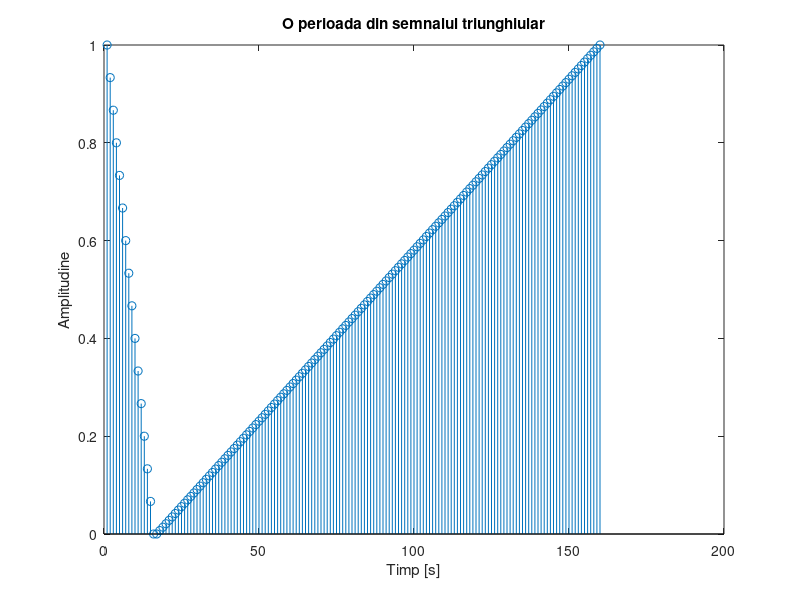
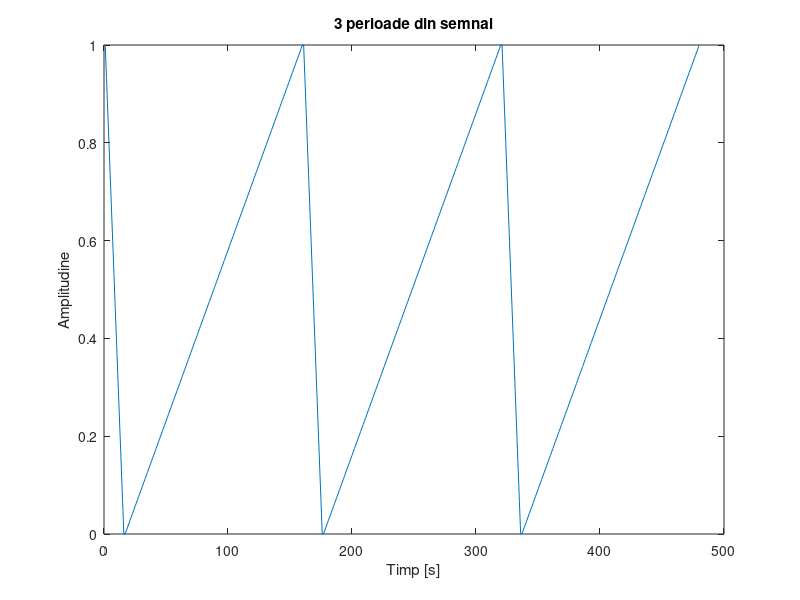
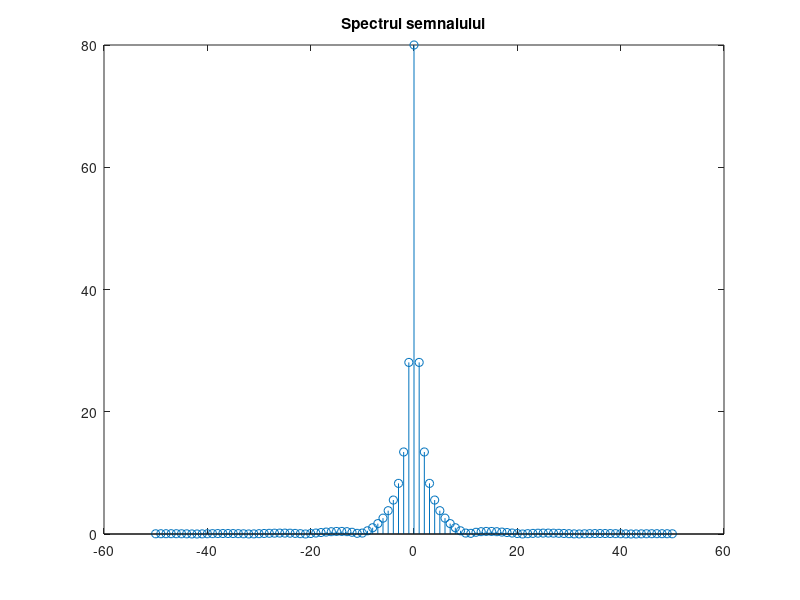
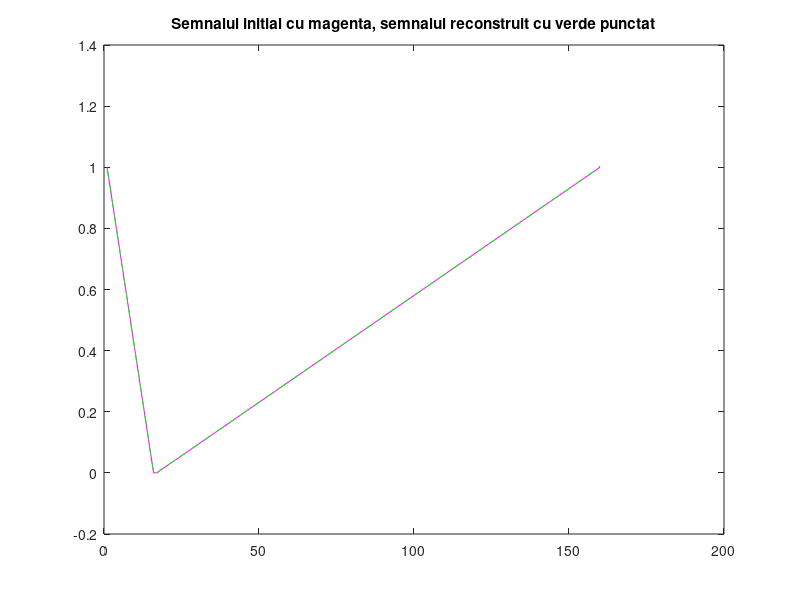

Recreate these plots in MATLAB, in order.
%Semnale si Programare
%Tema2
%Budileanu Sandra-Andreea 422D

P=40; %perioada
D=4; %numarul din lista cu studnenti ;
N=50; %numarul de coeficienti Fourier
f=1/P; %frecventa semnalului
w0=2*pi*f; %frecventa normata
rez=10*f; %rezolutia semnalului - trebuie sa fie minim 2*f pentru a respecta conditia Nyquist
inter1=D/rez;%cate esantioane sunt pe frontul descrescator/crescator al semnalului
s1=[linspace(1,0,inter1),linspace(0,1,P/rez-inter1)]; %o perioada din semnalul triunghiular
%linspace genereaza un vector de esantioane egal departate, intre un anumit
%interval
t=0:rez:P; %timpul echivalent petru o perioada
perioada=P/rez;%cate esantioane avem intr-o perioada
stem(s1)
title('O perioada din semnalul triunghiular')
xlabel('Timp [s]')
ylabel('Amplitudine')

semnal=repmat(s1,1,3);%repetam semnalul initial de 3 ori
figure
plot(semnal)
title('3 perioade din semnal')
xlabel('Timp [s]')
ylabel('Amplitudine')

%calculam coeficientii Xk corespunzatori seriei Fourier Complexa
xk=zeros(1,2*N+1);
for m=-N:1:N
    for l=1:1:perioada
    xk(m+N+1)= xk(m+N+1)+semnal(l)*exp(-1i*m*w0*t(l));
    end
end
figure
stem((-N:N),abs(xk))
title('Spectrul semnalului') % 
s_reconstruit=zeros(1,perioada); %initializam semnalul ce va fi reconstruit
for l=1:1:perioada
    for m=-N:1:N
        s_reconstruit(l)= s_reconstruit(l)+xk(m+N+1)*exp(1i*m*w0*t(l)); %1i= sqrt(-1)
    end
end
s_reconstruit=s_reconstruit/perioada;% normam semnalul reconstruit pentru a avea o amplitudine similara cu cel initial
figure
plot(s1,'color','m')
hold on
plot(real(s_reconstruit),'--','color','g')
title('Semnalul initial cu magenta, semnalul reconstruit cu verde punctat')
%pentru N<10 se vede mai bine diferenta intre semnalul initial si cel
%reconstruit

%Explicatii:
%Semnalul reconstruit pe baza formulei, folosind acei N coeficienti
%calculati, reprezinta , cum observam si in formula, o suma sinusi, si daca
%marim numarul de coeficienti N, aproiem si semnalul recunstruit de forma
%sa ideala (triunghi, dreptunghi, etc.) , iar daca micsoram numarulde coef.
%N, putem observa pe figura sinusii , adica cum e reconstruit semnnalul
